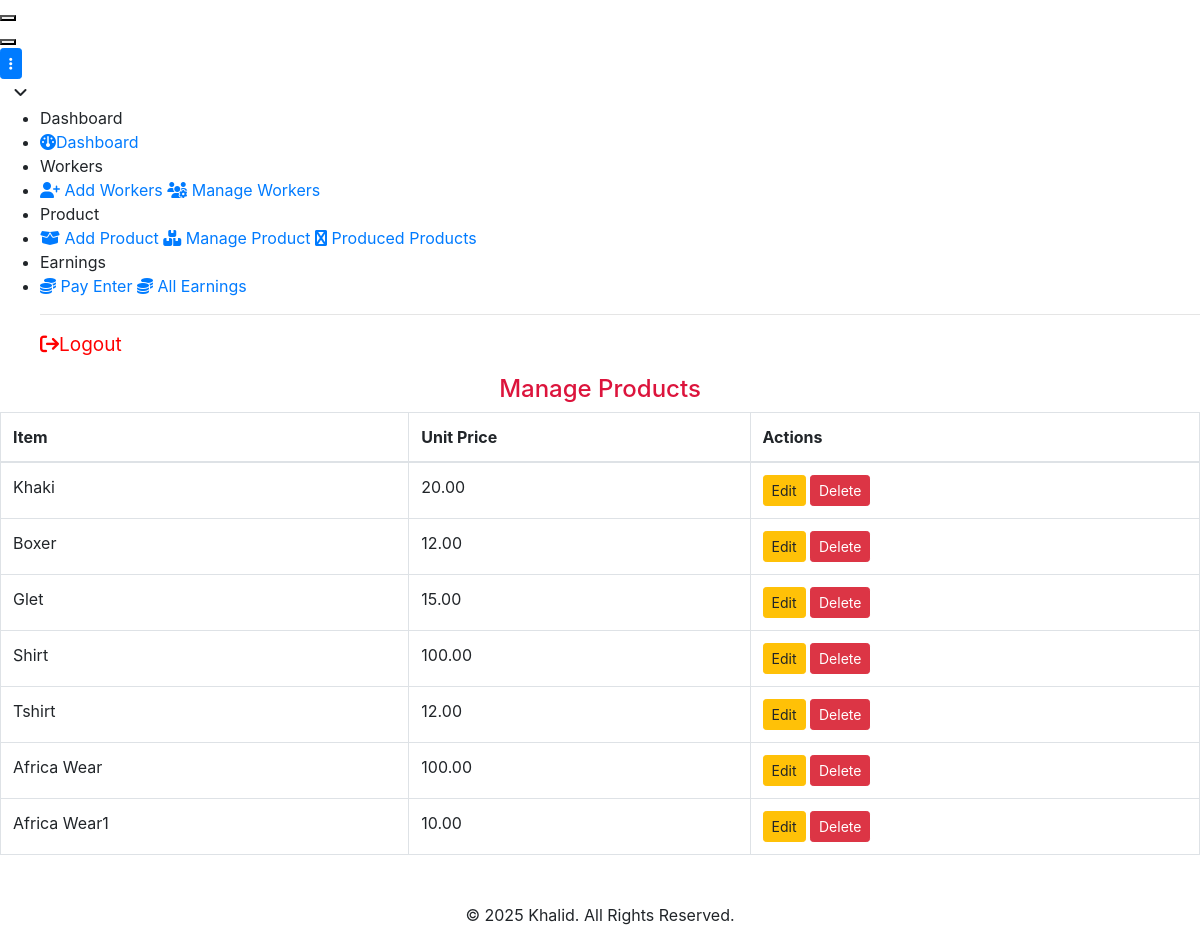
The app's page /manage_products/ (signed in) with its own data.
### app/models.py (models this page shows, shortened)
class Product(models.Model):
    item = models.CharField(max_length=100)
    unit_price = models.DecimalField(max_digits=10, decimal_places=2)

### app/views.py (the view, shortened to what this page needs)
# urls.py: path('manage_products/', views.manage_products, name='manage_products'),
@login_required
def manage_products(request):
    products = Product.objects.all()
    return render(request, 'prod/manage_products.html', {'products': products})

### app/templates/prod/manage_products.html (shortened to what this page needs)
{% extends 'base.html' %}
{% load humanize %}
{% block content %}
<h4 class="text-center">Manage Products</h4>
<table class="table table-bordered">
  <thead>
    <tr>
      <th>Item</th>
      <th>Unit Price</th>
      <th>Actions</th>
    </tr>
  </thead>
  <tbody>
    {% for product in products %}
      <tr>
        <td>{{ product.item }}</td>
        <td>{{ product.unit_price|intcomma }}</td>
<td>
  <a href="{% url 'edit_product' product.id %}" class="btn btn-warning btn-sm">Edit</a>
  <form method="POST" style="display:inline;">
    <button type="submit" name="delete_product" class="btn btn-danger btn-sm">Delete</button>
  </form>
</td>
      </tr>
    {% endfor %}
  </tbody>
</table>
{% endblock %}

### app/templates/base.html (style rules this page uses)
h4 { color: crimson; }
a { text-decoration: none !important; }

### records on screen
Product: item "Khaki", unit_price "20.00"
Product: item "Boxer", unit_price "12.00"
Product: item "Glet", unit_price "15.00"
Product: item "Shirt", unit_price "100.00"
Product: item "Tshirt", unit_price "12.00"
Product: item "Africa Wear", unit_price "100.00"
Product: item "Africa Wear1", unit_price "10.00"
